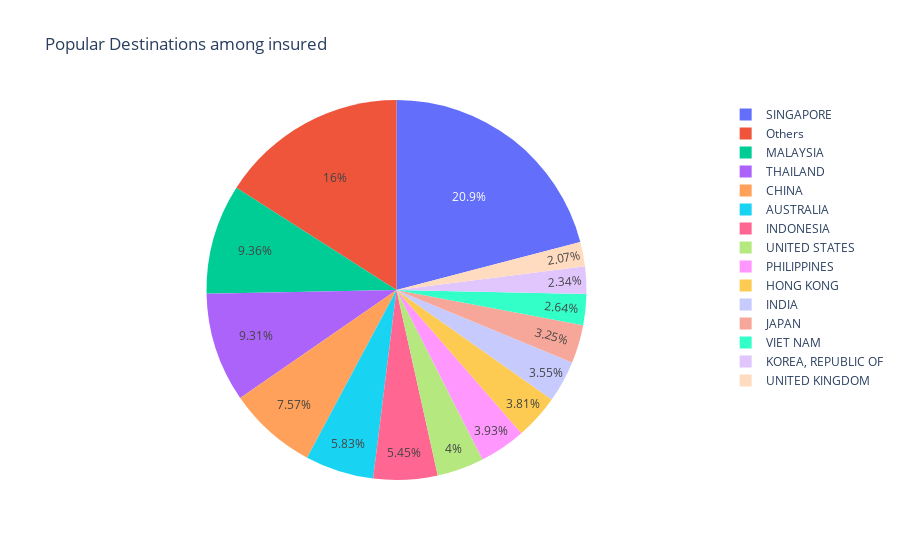

Notebook code cell kept with this figure:
### Markdown cell above
### Destinations

There seem to be a lot of destinations, let's see which are most popular...

### Code cell
df1 = df_travel.groupby(by=["Destination"]).size().reset_index(name="counts")
df1.nlargest(15,['counts'])
df1['DestinationNew'] = np.where(df1['counts']>1090, df1['Destination'], 'Others')
fig = px.pie(df1, values='counts', names='DestinationNew', title='Popular Destinations among insured')
fig.show()

### Figure 1 — Plotly figure (JSON) as saved in the notebook; plotly's stock layout.template omitted (floating-point values rounded to 4 significant figures; data arrays with more than 128 entries replaced by an {"elided": "..."} marker saying what was removed)
{"data": [{"domain": {"x": [0.0, 1.0], "y": [0.0, 1.0]}, "hovertemplate": "DestinationNew=%{label}<br>counts=%{value}<extra></extra>", "labels": {"elided": "149 str values"}, "legendgroup": "", "name": "", "showlegend": true, "type": "pie", "values": {"elided": "149 int values"}}], "layout": {"legend": {"tracegroupgap": 0}, "title": {"text": "Popular Destinations among insured"}}}
